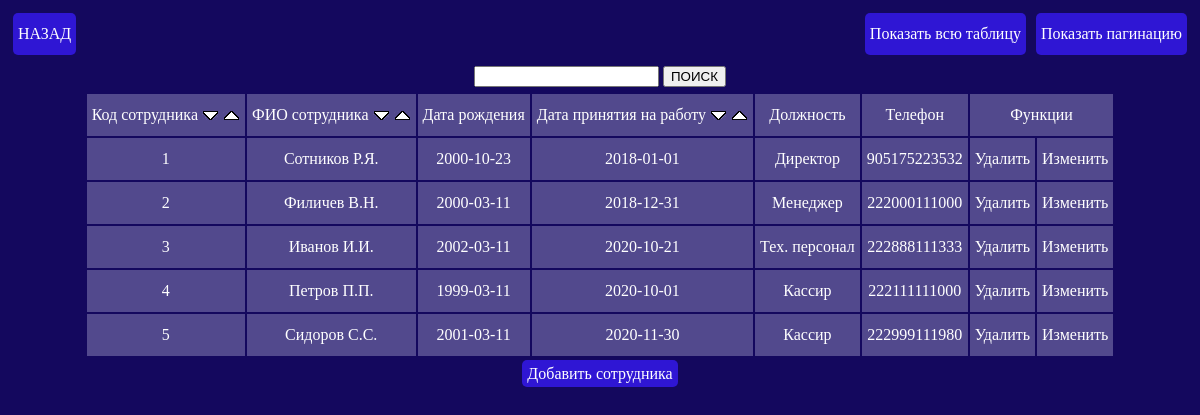
Screenshot of /table-employers.php with the database file from the repository.
### tables this page shows
CREATE TABLE `employers` (
  `E_ID` int(15) NOT NULL COMMENT 'Код сотрудника',
  `E_FIO` varchar(40) NOT NULL COMMENT 'ФИО сотрудника',
  `E_BORN` date NOT NULL COMMENT 'Дата рождения',
  `E_RDATE` date NOT NULL COMMENT 'Дата принятия на работу',
  `E_POST` int(90) NOT NULL COMMENT 'ВК к POST',
  `E_TEL` bigint(12) NOT NULL COMMENT 'Телефон'
);

### table-employers.php (the view, shortened to what this page needs)
<!DOCTYPE html>
<html lang="ru">
<head>
	<link rel="stylesheet" href="css/index.css">
</head>
<body>
	<?php
		include('connect.php');
		if (isset($_GET['page']))
		{
			$page = $_GET['page'];
		}
		else
		{
			$page = 1;
		}
		$kol = 3;
		$art = ($page * $kol) - $kol;
		$res = mysqli_query($link, "SELECT COUNT(*) FROM `employers`");
		$row = mysqli_fetch_row($res);
		$total = $row[0];
		$str_pag = ceil($total / $kol);
	?>
	<div class="menu">
		<a class="button item-back" href="menu_table.php">НАЗАД</a>
		<div class="item-page">
			<a class="button" href="table-employers.php?page=0">Показать всю таблицу</a>
			<a class="button" href="table-employers.php?page=1">Показать пагинацию</a>
		</div>
	</div>
	<div class="box">
		<form class="item-search" method="post">
			<input type="text" name="poisk" value="<?=$_POST['poisk'] ?>">
			<input type="submit" name="submit" value="ПОИСК">
		</form>
		<table class="table">
			<tr>
				<td>
					Код сотрудника
					<a href="table-employers.php?sort=id_asc">
						<img src="img/sort_asc.png" alt="">
					</a>
					<a href="table-employers.php?sort=id_desc">
						<img src="img/sort_desc.png" alt="">
					</a>
				</td>
				<td>
					ФИО сотрудника
					<a href="table-employers.php?sort=fio_asc">
						<img src="img/sort_asc.png" alt="">
					</a>
					<a href="table-employers.php?sort=fio_desc">
						<img src="img/sort_desc.png" alt="">
					</a>
				</td>
				<td>Дата рождения</td>
				<td>
					Дата принятия на работу
					<a href="table-employers.php?sort=date_asc">
						<img src="img/sort_asc.png" alt="">
					</a>
					<a href="table-employers.php?sort=date_desc">
						<img src="img/sort_desc.png" alt="">
					</a>
				</td>
				<td>Должность</td>
				<td>Телефон</td>
				<td colspan="2">Функции</td>
			</tr>
		<?php
			include('connect.php');
			$poisk = htmlentities(trim($_POST['poisk']));
			if(empty($poisk))
			{
				if($_GET['page'] >= 1)
				{
					$sql_search = "SELECT E_ID, E_FIO, E_BORN, E_RDATE, LP_POST, E_TEL FROM `employers`, `list of post` WHERE employers.E_POST=`list of post`.`LP_ID` $sort_sql LIMIT $art, $kol";
					$res = mysqli_query($link, $sql_search);
					while ($row = mysqli_fetch_array($res))
					{
						echo '<tr>' .
						"<td>{$row['E_ID']}</td>" .
						"<td>{$row['E_FIO']}</td>" .
						"<td>{$row['E_BORN']}</td>" .
						"<td>{$row['E_RDATE']}</td>" .
						"<td>{$row['LP_POST']}</td>" .
						"<td>{$row['E_TEL']}</td>" .
						"<td><a href='?del_id={$row['E_ID']}'>Удалить</a></td>" .
						"<td><a href='update_employers.php?red_id={$row['E_ID']}'>Изменить</a></td>" .
						'</tr>';
					}
					echo '</table>';
					for ($i = 1; $i <= $str_pag; $i++)
					{
						echo  "<a class='button' href=table-employers.php?page=$i>$i</a>";
					}
					echo "<br>";
				}
				else
				{
					$sql_search = "SELECT E_ID, E_FIO, E_BORN, E_RDATE, LP_POST, E_TEL FROM `employers`, `list of post` WHERE employers.E_POST=`list of post`.`LP_ID` $sort_sql";
					$res = mysqli_query($link, $sql_search);
					while ($row = mysqli_fetch_array($res))
					{
						echo '<tr>' .
						"<td>{$row['E_ID']}</td>" .
						"<td>{$row['E_FIO']}</td>" .
						"<td>{$row['E_BORN']}</td>" .
						"<td>{$row['E_RDATE']}</td>" .
						"<td>{$row['LP_POST']}</td>" .
						"<td>{$row['E_TEL']}</td>" .
						"<td><a href='?del_id={$row['E_ID']}'>Удалить</a></td>" .
						"<td><a href='update_employers.php?red_id={$row['E_ID']}'>Изменить</a></td>" .
						'</tr>';
					}
					echo '</table>';
				}
			}
		?>
		<a class="button" href="table_employers_edit.php">Добавить сотрудника</a>
	</div>
</body>
</html>

### css/index.css (style rules this page uses)
body { background-color: #14085e; color: white; line-height: 2; }
h1, div { text-align: center; }
a { text-decoration: none; color: #ffffff; }
.table { margin: 0 auto; text-align: center; }
.table td { background-color: #52498d; padding: 5px; }
.button { color: white; background-color: #2f16d4; border-radius: 5px; padding: 5px; transition: all 0.5s; margin: 5px; }
.menu { display: flex; justify-content: space-between; flex-direction: row; }
.item-page { display: flex; }
.item-search { margin: 0 auto; }

### rows the page displays
employers: E_ID "1", E_FIO "Сотников Р.Я.", E_BORN "2000-10-23", E_RDATE "2018-01-01", E_POST.LP_POST "Директор", E_TEL "905175223532"
employers: E_ID "2", E_FIO "Филичев В.Н.", E_BORN "2000-03-11", E_RDATE "2018-12-31", E_POST.LP_POST "Менеджер", E_TEL "222000111000"
employers: E_ID "3", E_FIO "Иванов И.И.", E_BORN "2002-03-11", E_RDATE "2020-10-21", E_POST.LP_POST "Тех. персонал", E_TEL "222888111333"
employers: E_ID "4", E_FIO "Петров П.П.", E_BORN "1999-03-11", E_RDATE "2020-10-01", E_POST.LP_POST "Кассир", E_TEL "222111111000"
employers: E_ID "5", E_FIO "Сидоров С.С.", E_BORN "2001-03-11", E_RDATE "2020-11-30", E_POST.LP_POST "Кассир", E_TEL "222999111980"
